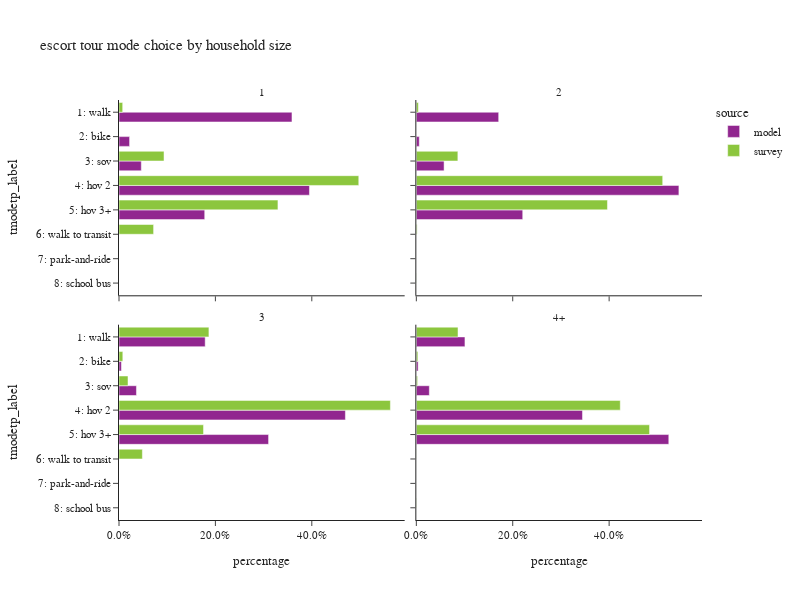

The notebook cell saved with this chart:
### Code cell
plot_mode_choice(es_tour,"hhsize_4+",
                 {"hhsize_4+":["1","2","3","4+"],
                  "tmodetp_label":["1: walk","2: bike","3: sov","4: hov 2","5: hov 3+","6: walk to transit",
                                   "7: park-and-ride","8: school bus","9: other–survey only"]},
                 "household size",2,600)

### Figure 1 — Plotly figure (JSON) as saved in the notebook; plotly's stock layout.template omitted (floating-point values rounded to 4 significant figures)
{"data": [{"alignmentgroup": "True", "customdata": [[19603], [1199], [2529], [21583], [9715]], "hovertemplate": "source=model<br>hhsize_4+=1<br>percentage=%{x}<br>tmodetp_label=%{y}<br>sample count=%{customdata[0]}<extra></extra>", "legendgroup": "model", "marker": {"color": "#91268F", "pattern": {"shape": ""}}, "name": "model", "offsetgroup": "model", "orientation": "h", "showlegend": true, "textposition": "auto", "type": "bar", "x": [0.3588, 0.02195, 0.04629, 0.3951, 0.1778], "xaxis": "x3", "y": ["1: walk", "2: bike", "3: sov", "4: hov 2", "5: hov 3+"], "yaxis": "y3"}, {"alignmentgroup": "True", "customdata": [[4], [6], [19], [1], [3]], "hovertemplate": "source=survey<br>hhsize_4+=1<br>percentage=%{x}<br>tmodetp_label=%{y}<br>sample count=%{customdata[0]}<extra></extra>", "legendgroup": "survey", "marker": {"color": "#8CC63E", "pattern": {"shape": ""}}, "name": "survey", "offsetgroup": "survey", "orientation": "h", "showlegend": true, "textposition": "auto", "type": "bar", "x": [0.007656, 0.09339, 0.4974, 0.3297, 0.07177], "xaxis": "x3", "y": ["1: walk", "3: sov", "4: hov 2", "5: hov 3+", "6: walk to transit"], "yaxis": "y3"}, {"alignmentgroup": "True", "customdata": [[28560], [1021], [9625], [91063], [36898]], "hovertemplate": "source=model<br>hhsize_4+=2<br>percentage=%{x}<br>tmodetp_label=%{y}<br>sample count=%{customdata[0]}<extra></extra>", "legendgroup": "model", "marker": {"color": "#91268F", "pattern": {"shape": ""}}, "name": "model", "offsetgroup": "model", "orientation": "h", "showlegend": false, "textposition": "auto", "type": "bar", "x": [0.1708, 0.006108, 0.05758, 0.5447, 0.2207], "xaxis": "x4", "y": ["1: walk", "2: bike", "3: sov", "4: hov 2", "5: hov 3+"], "yaxis": "y4"}, {"alignmentgroup": "True", "customdata": [[7], [16], [82], [29], [3], [1]], "hovertemplate": "source=survey<br>hhsize_4+=2<br>percentage=%{x}<br>tmodetp_label=%{y}<br>sample count=%{customdata[0]}<extra></extra>", "legendgroup": "survey", "marker": {"color": "#8CC63E", "pattern": {"shape": ""}}, "name": "survey", "offsetgroup": "survey", "orientation": "h", "showlegend": false, "textposition": "auto", "type": "bar", "x": [0.0042, 0.08615, 0.5111, 0.3965, 0.001589, 0.0004014], "xaxis": "x4", "y": ["1: walk", "3: sov", "4: hov 2", "5: hov 3+", "6: walk to transit", "8: school bus"], "yaxis": "y4"}, {"alignmentgroup": "True", "customdata": [[27715], [775], [5610], [72805], [48098]], "hovertemplate": "source=model<br>hhsize_4+=3<br>percentage=%{x}<br>tmodetp_label=%{y}<br>sample count=%{customdata[0]}<extra></extra>", "legendgroup": "model", "marker": {"color": "#91268F", "pattern": {"shape": ""}}, "name": "model", "offsetgroup": "model", "orientation": "h", "showlegend": false, "textposition": "auto", "type": "bar", "x": [0.1788, 0.005, 0.03619, 0.4697, 0.3103], "xaxis": "x", "y": ["1: walk", "2: bike", "3: sov", "4: hov 2", "5: hov 3+"], "yaxis": "y"}, {"alignmentgroup": "True", "customdata": [[22], [8], [4], [77], [35], [3]], "hovertemplate": "source=survey<br>hhsize_4+=3<br>percentage=%{x}<br>tmodetp_label=%{y}<br>sample count=%{customdata[0]}<extra></extra>", "legendgroup": "survey", "marker": {"color": "#8CC63E", "pattern": {"shape": ""}}, "name": "survey", "offsetgroup": "survey", "orientation": "h", "showlegend": false, "textposition": "auto", "type": "bar", "x": [0.1865, 0.007923, 0.01867, 0.563, 0.1753, 0.04849], "xaxis": "x", "y": ["1: walk", "2: bike", "3: sov", "4: hov 2", "5: hov 3+", "6: walk to transit"], "yaxis": "y"}, {"alignmentgroup": "True", "customdata": [[44487], [1635], [11887], [152019], [230994]], "hovertemplate": "source=model<br>hhsize_4+=4+<br>percentage=%{x}<br>tmodetp_label=%{y}<br>sample count=%{customdata[0]}<extra></extra>", "legendgroup": "model", "marker": {"color": "#91268F", "pattern": {"shape": ""}}, "name": "model", "offsetgroup": "model", "orientation": "h", "showlegend": false, "textposition": "auto", "type": "bar", "x": [0.1009, 0.003707, 0.02695, 0.3447, 0.5238], "xaxis": "x2", "y": ["1: walk", "2: bike", "3: sov", "4: hov 2", "5: hov 3+"], "yaxis": "y2"}, {"alignmentgroup": "True", "customdata": [[47], [3], [3], [111], [164], [1], [2]], "hovertemplate": "source=survey<br>hhsize_4+=4+<br>percentage=%{x}<br>tmodetp_label=%{y}<br>sample count=%{customdata[0]}<extra></extra>", "legendgroup": "survey", "marker": {"color": "#8CC63E", "pattern": {"shape": ""}}, "name": "survey", "offsetgroup": "survey", "orientation": "h", "showlegend": false, "textposition": "auto", "type": "bar", "x": [0.08648, 0.003151, 0.002633, 0.4231, 0.4838, 0.0002368, 0.0005709], "xaxis": "x2", "y": ["1: walk", "2: bike", "3: sov", "4: hov 2", "5: hov 3+", "6: walk to transit", "8: school bus"], "yaxis": "y2"}], "layout": {"annotations": [{"font": {}, "showarrow": false, "text": "3", "x": 0.245, "xanchor": "center", "xref": "paper", "y": 0.465, "yanchor": "bottom", "yref": "paper"}, {"font": {}, "showarrow": false, "text": "4+", "x": 0.755, "xanchor": "center", "xref": "paper", "y": 0.465, "yanchor": "bottom", "yref": "paper"}, {"font": {}, "showarrow": false, "text": "1", "x": 0.245, "xanchor": "center", "xref": "paper", "y": 1.0, "yanchor": "bottom", "yref": "paper"}, {"font": {}, "showarrow": false, "text": "2", "x": 0.755, "xanchor": "center", "xref": "paper", "y": 1.0, "yanchor": "bottom", "yref": "paper"}], "barmode": "group", "height": 600, "legend": {"title": {"text": "source"}, "tracegroupgap": 0}, "title": {"text": "escort tour mode choice by household size"}, "width": 800, "xaxis": {"anchor": "y", "domain": [0.0, 0.49], "tickformat": ".1%", "title": {"text": "percentage"}}, "xaxis2": {"anchor": "y2", "domain": [0.51, 1.0], "matches": "x", "tickformat": ".1%", "title": {"text": "percentage"}}, "xaxis3": {"anchor": "y3", "domain": [0.0, 0.49], "matches": "x", "showticklabels": false, "tickformat": ".1%"}, "xaxis4": {"anchor": "y4", "domain": [0.51, 1.0], "matches": "x", "showticklabels": false, "tickformat": ".1%"}, "yaxis": {"anchor": "x", "categoryarray": ["9: other–survey only", "8: school bus", "7: park-and-ride", "6: walk to transit", "5: hov 3+", "4: hov 2", "3: sov", "2: bike", "1: walk"], "categoryorder": "array", "domain": [0.0, 0.465], "title": {"text": "tmodetp_label"}}, "yaxis2": {"anchor": "x2", "domain": [0.0, 0.465], "matches": "y", "showticklabels": false}, "yaxis3": {"anchor": "x3", "categoryarray": ["9: other–survey only", "8: school bus", "7: park-and-ride", "6: walk to transit", "5: hov 3+", "4: hov 2", "3: sov", "2: bike", "1: walk"], "categoryorder": "array", "domain": [0.535, 1.0], "matches": "y", "title": {"text": "tmodetp_label"}}, "yaxis4": {"anchor": "x4", "domain": [0.535, 1.0], "matches": "y", "showticklabels": false}}}
